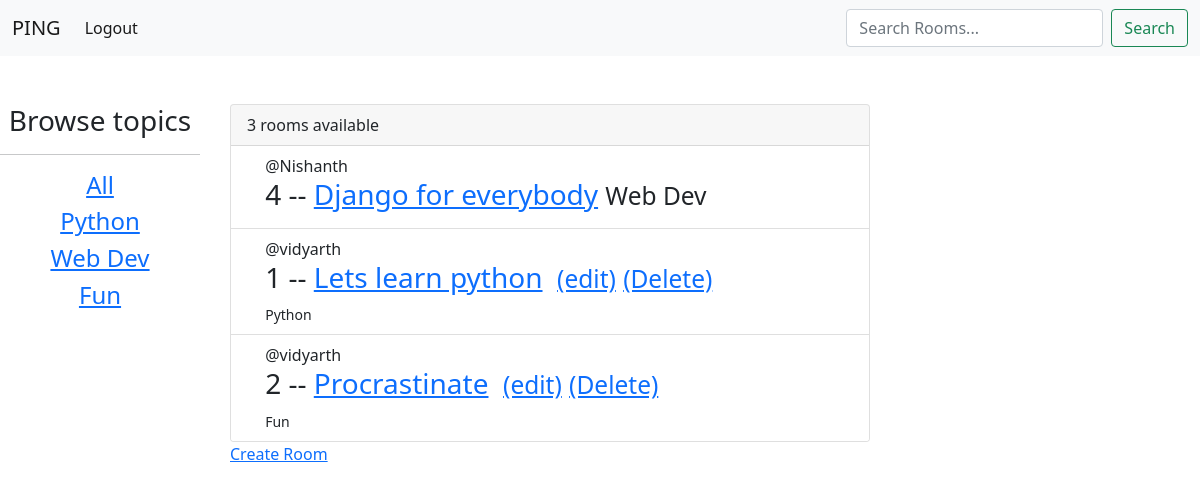
The app's page / (signed in) with its own data.
### base/models.py (models this page shows, shortened)
class Topic(models.Model):
    name = models.CharField(max_length=100)
    def __str__(self):
        return self.name

class Room(models.Model):
    host = models.ForeignKey(User,on_delete=models.SET_NULL,null=True)
    topic = models.ForeignKey(Topic,on_delete=models.SET_NULL,null=True)
    name = models.CharField(max_length=200)
    description = models.TextField(null=True, blank=True)
    participants = models.ManyToManyField(User,related_name="participants",blank=True)
    updated = models.DateTimeField(auto_now=True) #Every time we save
    created = models.DateTimeField(auto_now_add=True)  # Every time we create
    class Meta:
        ordering = ['-updated','-created']

### base/views.py (the view)
# urls.py: path('', views.home, name="home"),
def home(request):
    q = request.GET.get('q') if request.GET.get('q') != None else ''
    room = Room.objects.filter(
        Q(topic__name__icontains=q) | Q(name__icontains=q) | Q(description__icontains=q)
        )
    topics = Topic.objects.all()
    room_count = room.count()
    return render(request,"base/home.html",{
        "room" : room,
        "topic":topics,
        "room_count":room_count,
    })

### base/templates/base/home.html (shortened to what this page needs)
{% extends 'base/main.html' %}
{% block content %}
<div class="home-container">
    <div>
        <h3 style="text-align: center;">Browse topics</h3>
        <hr>
        <div style="text-align: center;">
            <h4><a href="{% url 'home'%}">All</a></h4>
            {% for i in topic %}
                <h4><a href="{% url 'home'%}?q={{i.name}}">{{i.name}}</a></h4>
            {% endfor %}
        </div>
    </div>
    <div style="margin-left: 3%;">
        <div class="card" style="width: 40rem;">
            <div class="card-header">
                {{room_count}} rooms available
            </div>
            <ul class="list-group list-group-flush">
                {% for i in room %}
                <li class="list-group-item">
                    <div style="margin-left: 3%;">
                        <span>@{{i.host.username}}</span>
                        <h3>{{i.id}} -- <a href="{% url 'room' pk=i.id %}">{{i.name}}</a>
                            {% if request.user == i.host %}
                            &nbsp;<small><a href="{% url 'update-room' pk=i.id %}">(edit)</a></small>
                            <small><a href="{% url 'delete-room' pk=i.id %}">(Delete)</a></small>
                        </h3>
                        {% endif %}
                        <small>{{i.topic}}</small>
                    </div>
                </li>
                {% endfor %}
            </ul>
        </div>
        <a href="{% url 'create-room' %}">Create Room</a>
    </div>
    </div>
{% endblock %}

### base/templates/base/home.html (style rules this page uses)
.home-container { display: grid; grid-template-columns: 1fr 5fr; }

### records on screen
Topic: name "Python"
Topic: name "Web Dev"
Topic: name "Fun"
Room: host.username "Nishanth", id "4", name "Django for everybody", topic "Web Dev"
Room: host.username "vidyarth", id "1", name "Lets learn python", shows "(edit)", topic "Python"
Room: host.username "vidyarth", id "2", name "Procrastinate", shows "(edit)", topic "Fun"

### other values on screen
{{ room_count }} "3"
